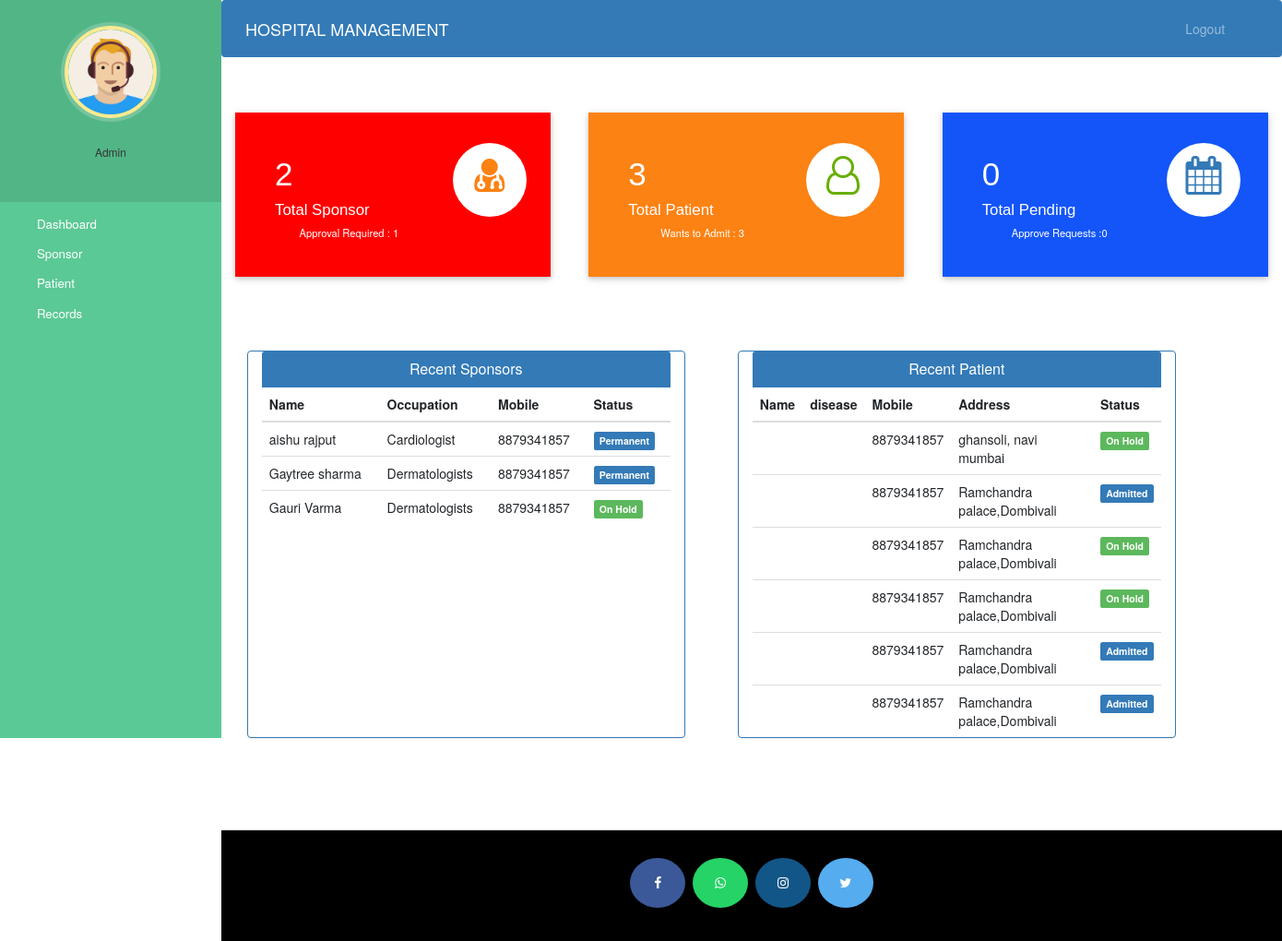
/admin-dashboard (signed in), run on the app's committed database.
### hospital/models.py (models this page shows, shortened)
class Doctor(models.Model):
    user=models.OneToOneField(User,on_delete=models.CASCADE)
    profile_pic= models.ImageField(upload_to='profile_pic/DoctorProfilePic/',null=True,blank=True)
    address = models.CharField(max_length=40)
    mobile = models.CharField(max_length=20,null=True)
    department= models.CharField(max_length=50,choices=departments,default='Occupations')
    status=models.BooleanField(default=False)
    @property
    def get_name(self):
        return self.user.first_name+" "+self.user.last_name

class Patient(models.Model):
    user = models.OneToOneField(User, on_delete=models.CASCADE)  # For username, password, email
    profile_pic = models.ImageField(upload_to='profile_pic/PatientProfilePic/', null=True, blank=True)
    address = models.CharField(max_length=255)  # Increased max length for full address
    mobile = models.CharField(max_length=15, null=False)
    disease = models.CharField(max_length=100, null=False)
    hospital = models.CharField(max_length=100, null=False)
    medical_expense = models.DecimalField(max_digits=10, decimal_places=2)  # Expense to be sponsored
    income = models.DecimalField(max_digits=10, decimal_places=2)  # Annual income for eligibility check
    proof_of_poverty = models.FileField(upload_to='proof_of_poverty/', null=False)  # Upload proof
    prescription = models.FileField(upload_to='prescriptions/', null=True, blank=True)  # Optional
    bill = models.FileField(upload_to='bills/', null=True, blank=True)  # Optional
    status = models.BooleanField(default=False)  # Approval status for sponsorship
    admit_date = models.DateField(auto_now_add=True)
    assignedDoctorId = models.PositiveIntegerField(null=True)
    @property
    def get_name(self):
        return self.user.first_name + " " + self.user.last_name

### hospital/views.py (the view)
# urls.py: path('admin-dashboard', views.admin_dashboard_view,name='admin-dashboard'),
@login_required(login_url='adminlogin')
@user_passes_test(is_admin)
def admin_dashboard_view(request):
    doctors=models.Doctor.objects.all().order_by('-id')
    patients=models.Patient.objects.all().order_by('-id')
    doctorcount=models.Doctor.objects.all().filter(status=True).count()
    pendingdoctorcount=models.Doctor.objects.all().filter(status=False).count()
    patientcount=models.Patient.objects.all().filter(status=True).count()
    pendingpatientcount=models.Patient.objects.all().filter(status=False).count()
    appointmentcount=models.Appointment.objects.all().filter(status=True).count()
    pendingappointmentcount=models.Appointment.objects.all().filter(status=False).count()
    mydict={
    'doctors':doctors,
    'patients':patients,
    'doctorcount':doctorcount,
    'pendingdoctorcount':pendingdoctorcount,
    'patientcount':patientcount,
    'pendingpatientcount':pendingpatientcount,
    'appointmentcount':appointmentcount,
    'pendingappointmentcount':pendingappointmentcount,
    }
    return render(request,'hospital/admin_dashboard.html',context=mydict)

### hospital/views.py (called while the page is built)
def is_admin(user):
    return user.is_superuser

### templates/hospital/admin_dashboard.html
{% extends 'hospital/admin_base.html' %}
{% load static %}
{% block content %}
{%include 'hospital/admin_dashboard_cards.html'%}
<br><br><br><br>
<div class="container">
  <div class="row">
    <div class="panel panel-primary col-md-5" style="margin-left:2%;">
      <div class="panel-heading" style="text-align:center;">
        <h6 class="panel-title">Recent Sponsors</h6>
      </div>
      <table class="table table-hover" id="dev-table">
        <thead>
          <tr>
            <th>Name</th>
            <th>Occupation</th>
            <th>Mobile</th>
            <th>Status</th>
          </tr>
        </thead>
        {% for d in doctors %}
        <tr>
          <td> {{d.get_name}}</td>
          <td>{{d.department}}</td>
          <td>{{d.mobile}}</td>
          {%if d.status%}
          <td> <span class="label label-primary">Permanent</span></td>
          {% else %}
          <td> <span class="label label-success">On Hold</span></td>
          {% endif %}
        </tr>
        {% endfor %}
      </table>
    </div>
    <div class="panel panel-primary col-md-5" style="margin-left:5%;">
      <div class="panel-heading" style="text-align:center;">
        <h6 class="panel-title">Recent Patient</h6>
      </div>
      <table class="table table-hover" id="dev-table">
        <thead>
          <tr>
            <th>Name</th>
            <th>disease</th>
            <th>Mobile</th>
            <th>Address</th>
            <th>Status</th>
          </tr>
        </thead>
        {% for p in patients %}
        <tr>
          <td> {{p.get_name}}</td>
          <td>{{p.symptoms}}</td>
          <td>{{p.mobile}}</td>
          <td>{{p.address}}</td>
          {%if p.status%}
          <td> <span class="label label-primary">Admitted</span></td>
          {% else %}
          <td> <span class="label label-success">On Hold</span></td>
          {% endif %}
        </tr>
        {% endfor %}
      </table>
    </div>
  </div>
</div>
{% endblock content %}

### templates/hospital/admin_base.html (shortened to what this page needs)
<!DOCTYPE html>
{% load static %}
<html lang="en">
<head>
  <link rel="stylesheet" href="https://stackpath.bootstrapcdn.com/bootstrap/4.3.1/css/bootstrap.min.css">
  <link rel="stylesheet" href="https://maxcdn.bootstrapcdn.com/font-awesome/4.7.0/css/font-awesome.min.css">
  <link rel="stylesheet" href="{% static '/style.css' %}">
</head>
<body>
  <nav class="menu" tabindex="0">
    <header class="avatar">
      <img src="{% static "images/adminpropic.png" %}" />
      <br><br>
      <h6>Admin</h6>
    </header>
    <ul>
      <li tabindex="0" class="icon-dashboard"> <a style="color:white; text-decoration:bold;" href="/admin-dashboard"><span>Dashboard</span></a> </li>
      <li tabindex="0" class="icon-customers"> <a style="color:white; text-decoration:bold;" href="/admin-doctor"><span>Sponsor</span></a></li>
      <li tabindex="0" class="icon-users"> <a style="color:white; text-decoration:bold;" href="/admin-patient"><span>Patient</span></a></li>
      <li tabindex="0" class="icon-calendar"> <a style="color:white; text-decoration:bold;" href="/admin-appointment"><span>Records
      </span></a></li>
    </ul>
  </nav>
  <main>
    <div class="bs-example">
      <nav class="navbar navbar-expand-md  navbar-dark fixed-top" style="background:#337AB7;">
        <a href="/admin-dashboard" class="navbar-brand">HOSPITAL MANAGEMENT</a>
        <div class="collapse navbar-collapse justify-content-between" id="navbarCollapse">
          <div class="navbar-nav" style=" margin-left: 90%;">
            <a href="/logout" class="nav-item nav-link">Logout</a>
          </div>
        </div>
      </nav>
    </div>
    <br><br>
    {% block content %}
    {% endblock content %}
    <br><br><br><br>
    <footer>
      <p>
        <a id="ftr" href="https://facebook.com/sumit.luv/" class="fa fa-facebook"></a>
        <a id="ftr" href="https://api.whatsapp.com/send?phone=919572181024&text=Hello%20Sumit.%0d%0aHow%20are%20you%20%3f%0d%0aI%20came%20from%20your%20website.&source=&data=#" class="fa fa-whatsapp"></a>
        <a id="ftr" href="https://instagram.com/sumit.luv" class="fa fa-instagram"></a>
        <a id="ftr" href="https://twitter.com/sumitkumar1503" class="fa fa-twitter"></a>
      </p>
      <br>
    </footer>
  </main>
</body>
</html>

### templates/hospital/admin_dashboard_cards.html (shortened to what this page needs)
<!DOCTYPE html>
<html lang="en" dir="ltr">
<head>
  <link rel="stylesheet" href="https://maxcdn.bootstrapcdn.com/bootstrap/3.4.1/css/bootstrap.min.css">
  <link rel="stylesheet" href="https://cdnjs.cloudflare.com/ajax/libs/font-awesome/4.7.0/css/font-awesome.min.css">
</head>
<body>
  <div class="market-updates">
    <div class="col-md-4 market-update-gd">
      <div class="market-update-block clr-block-1">
        <div class="col-md-8 market-update-left">
          <h3>{{doctorcount}}</h3>
          <h4>Total Sponsor</h4>
          <p>Approval Required : {{pendingdoctorcount}}</p>
        </div>
        <div class="col-md-4 market-update-right">
          <i class="fa fa-user-md"></i>
        </div>
        <div class="clearfix"> </div>
      </div>
    </div>
    <div class="col-md-4 market-update-gd">
      <div class="market-update-block clr-block-2">
        <div class="col-md-8 market-update-left">
          <h3>{{patientcount}}</h3>
          <h4>Total Patient</h4>
          <p>Wants to Admit : {{pendingpatientcount}}</p>
        </div>
        <div class="col-md-4 market-update-right">
          <i class="fa fa-user-o"></i>
        </div>
        <div class="clearfix"> </div>
      </div>
    </div>
    <div class="col-md-4 market-update-gd">
      <div class="market-update-block clr-block-3">
        <div class="col-md-8 market-update-left">
          <h3>{{appointmentcount}}</h3>
          <h4>Total Pending</h4>
          <p>Approve Requests :{{pendingappointmentcount}} </p>
        </div>
        <div class="col-md-4 market-update-right">
          <i class="fa fa-calendar"> </i>
        </div>
        <div class="clearfix"> </div>
      </div>
    </div>
  </div>
</body>
</html>

### static/style.css (style rules this page uses)
body { padding-left: 240px; }
main { position: relative; height: 100vh; }
.menu { background: #193356; height: 100vh; width: 240px; position: fixed; top: 0px; left: 0; z-index: 5; outline: none; }
.menu .avatar { background: rgba(0, 0, 0, 0.1); padding: 2em 0.5em; text-align: center; }
.menu .avatar img { width: 100px; border-radius: 50%; overflow: hidden; border: 4px solid #ffea92; box-shadow: 0 0 0 4px rgba(255, 255, 255, 0.2); }
.menu ul { list-style: none; padding: 0.5em 0; margin: 0; }
.menu ul li { padding: 0.5em 1em 0.5em 3em; font-size: 0.95em; font-weight: regular; background-repeat: no-repeat; background-position: left 15px center; background-size: auto 20px; transition: all 0.15s linear; cursor: pointer; }
.menu ul li.icon-dashboard { background-image: url("http://www.entypo.com/images//gauge.svg"); }
.menu ul li.icon-customers { background-image: url("http://www.entypo.com/images//briefcase.svg"); }
.menu ul li.icon-users { background-image: url("http://www.entypo.com/images//users.svg"); }
.menu ul li.icon-calendar { background-image: url("http://www.entypo.com/images//calendar.svg"); }

### templates/hospital/admin_base.html (style rules this page uses)
a:link { text-decoration: none; }
a { color: white; }
footer { padding: 0px 0px 0px 0px; background-color: black; margin: 0px; }
#ftr { padding: 20px; }
.fa { font-size: 23px; width: 60px; text-align: center; text-decoration: none; margin: 5px 2px; border-radius: 50%; }
.fa-facebook { background: #3B5998; color: white; margin-top: 30px; }
.fa-whatsapp { background: #25d366; color: white; }
.fa-twitter { background: #55ACEE; color: white; }
.fa-instagram { background: #125688; color: white; }
p { text-align: center; }
body { padding-left: 240px; }
main { position: relative; height: 100vh; }
.menu { background: #5bc995; height: 100vh; width: 240px; position: fixed; top: 0px; left: 0; z-index: 5; outline: none; }
.menu .avatar { background: rgba(0, 0, 0, 0.1); padding: 2em 0.5em; text-align: center; }
.menu .avatar img { width: 100px; border-radius: 50%; overflow: hidden; border: 4px solid #ffea92; box-shadow: 0 0 0 4px rgba(255, 255, 255, 0.2); }
.menu ul { list-style: none; padding: 0.5em 0; margin: 0; }
.menu ul li { padding: 0.5em 1em 0.5em 3em; font-size: 0.95em; font-weight: regular; background-repeat: no-repeat; background-position: left 15px center; background-size: auto 20px; transition: all 0.15s linear; cursor: pointer; }
.menu ul li.icon-dashboard { background-image: url("http://www.entypo.com/images//gauge.svg"); }
.menu ul li.icon-customers { background-image: url("http://www.entypo.com/images//briefcase.svg"); }
.menu ul li.icon-users { background-image: url("http://www.entypo.com/images//users.svg"); }
.menu ul li.icon-calendar { background-image: url("http://www.entypo.com/images//calendar.svg"); }

### data on the page
Doctor: get_name "aishu rajput", department "Cardiologist", mobile "8879341857", status "Permanent"
Doctor: get_name "Gaytree sharma", department "Dermatologists", mobile "8879341857", status "Permanent"
Doctor: get_name "Gauri Varma", department "Dermatologists", mobile "8879341857", status "On Hold"
Patient: mobile "8879341857", address "ghansoli, navi mumbai", status "On Hold"
Patient: mobile "8879341857", address "Ramchandra palace,Dombivali", status "Admitted"
Patient: mobile "8879341857", address "Ramchandra palace,Dombivali", status "On Hold"
Patient: mobile "8879341857", address "Ramchandra palace,Dombivali", status "On Hold"
Patient: mobile "8879341857", address "Ramchandra palace,Dombivali", status "Admitted"
Patient: mobile "8879341857", address "Ramchandra palace,Dombivali", status "Admitted"

### other printed values
{{ doctorcount }} "2"
{{ pendingdoctorcount }} "1"
{{ patientcount }} "3"
{{ pendingpatientcount }} "3"
{{ appointmentcount }} "0"
{{ pendingappointmentcount }} "0"
